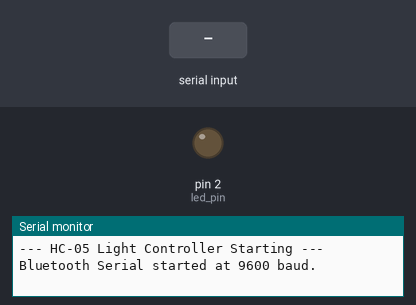
This sketch was run on a simulated Arduino Uno, built with avr-gcc and run on an emulated ATmega328P. Shown: output pins drawn as LEDs (lit = HIGH), the last lines printed to the serial monitor. The inputs (shaded band) are chosen by the test bench.

Above: at 1.2 s.
1.3 s: "1" received over the second serial link
At 2.0 s:
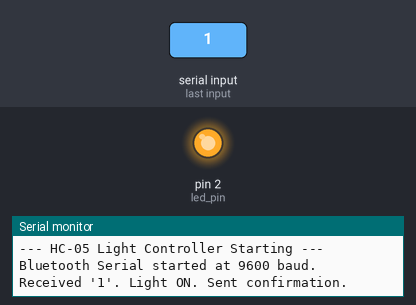
2.8 s: "0" received over the second serial link
At 3.2 s:
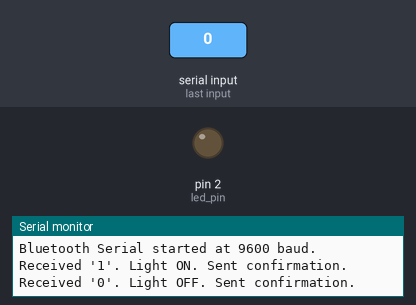
Timing chart, 0 to 5.8 s (numbered marks = the images above; inputs shaded):
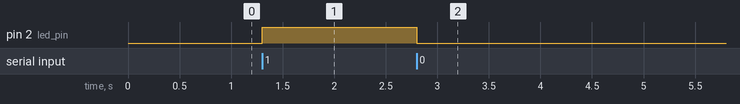

The sketch:

bluetooth.ino
```cpp
#include <SoftwareSerial.h>

const int hc05_tx_pin = 9;
const int hc05_rx_pin = 10;

const int led_pin = 2;

SoftwareSerial BTSerial(hc05_rx_pin, hc05_tx_pin);

void setup() {
  Serial.begin(9600);
  Serial.println("--- HC-05 Light Controller Starting ---");

  // Initialize Software Serial for communication with the HC-05 module
  // Match this baud rate to your HC-05 configuration (9600 is standard default)
  BTSerial.begin(9600);
  Serial.println("Bluetooth Serial started at 9600 baud.");

  // Set the LED pin as an output
  pinMode(led_pin, OUTPUT);
  digitalWrite(led_pin, LOW); // Start with the LED off
}

void loop() {
  if (BTSerial.available()) {
    char command = BTSerial.read();

    if (command == '1') {
      // Command to turn ON the light
      digitalWrite(led_pin, HIGH);

      // Send confirmation back to the Flutter app
      BTSerial.print("LIGHT_ON\n");
      Serial.println("Received '1'. Light ON. Sent confirmation.");

    } else if (command == '0') {
      // Command to turn OFF the light
      digitalWrite(led_pin, LOW);

      // Send confirmation back to the Flutter app
      BTSerial.print("LIGHT_OFF\n");
      Serial.println("Received '0'. Light OFF. Sent confirmation.");

    } else {
      // Handle unrecognized command
      Serial.print("Received unknown command: ");
      Serial.println(command);
    }
  }

  // A small delay to keep the loop from running too fast
  delay(5);
}
```

Measured:
- after the input at 1.3 s, pin 2 (led_pin): LOW → HIGH at once
- after the input at 2.8 s, pin 2 (led_pin): HIGH → LOW at once
